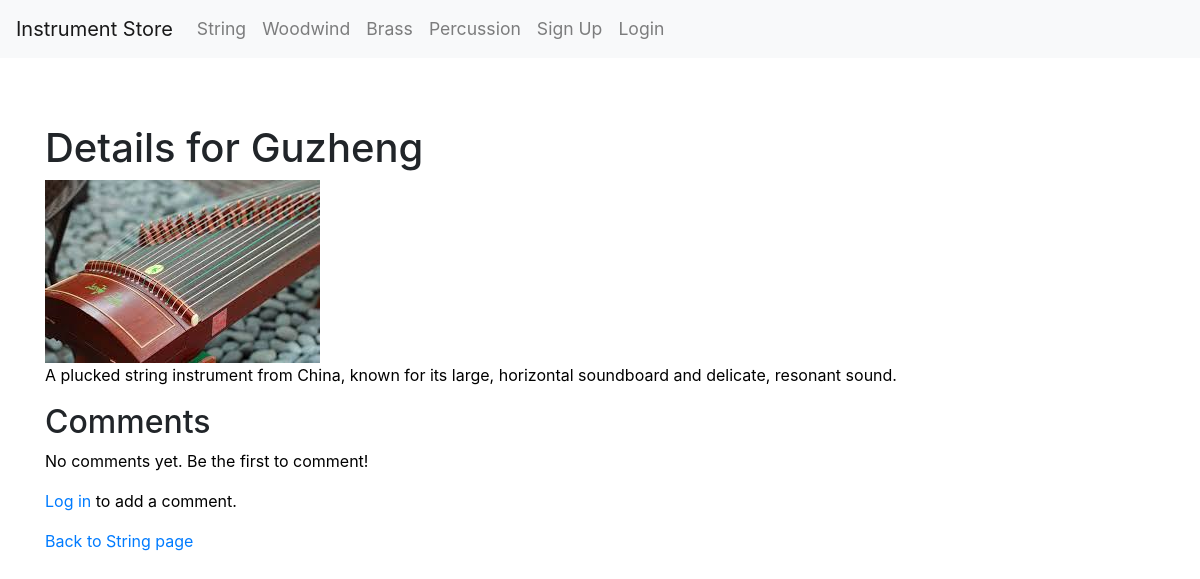
The app's page /instrument/17, older data.
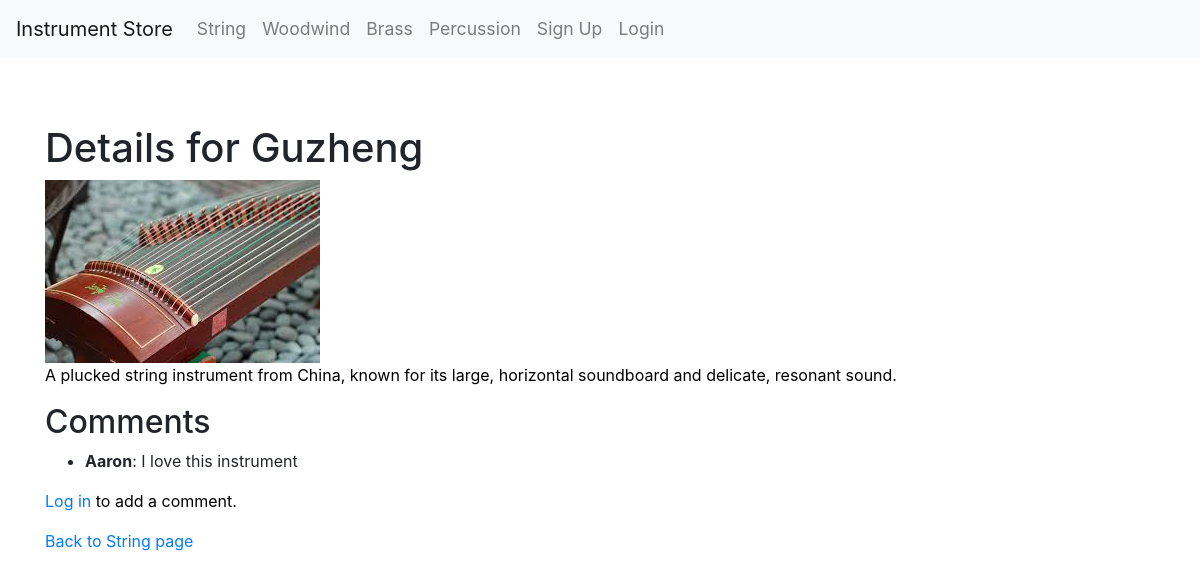
The same page, newer data.
### tables this page shows
CREATE TABLE Instrument (id INTEGER PRIMARY KEY, name TEXT, familyid INTEGER REFERENCES InstrumentFamily (id), description TEXT, image TEXT);

CREATE TABLE Comments (id INTEGER PRIMARY KEY, instrument_id INTEGER REFERENCES Instrument (id), user_id INTEGER REFERENCES Users (id), unchecked_comment TEXT, checked_comment TEXT);

CREATE TABLE Users (id INTEGER PRIMARY KEY AUTOINCREMENT, username TEXT, password TEXT);

### routes.py (the view)
@app.route('/instrument/<int:instrument_id>')
def instrument_details(instrument_id):
    instrument_query = "SELECT * FROM Instrument WHERE id = ?"
    instrument = sql_queries(instrument_query, (instrument_id,), 'fetchone')
    comments_query = """
    SELECT Comments.id, Comments.unchecked_comment, Comments.checked_comment, Users.username, Comments.user_id
    FROM Comments
    JOIN Users ON Comments.user_id = Users.id
    WHERE Comments.instrument_id = ?
    """
    comments = sql_queries(comments_query, (instrument_id,), 'fetchall')
    return render_template('instrument.html', instrument=instrument, comments=comments)

### routes.py (called while the page is built)
def sql_queries(query, params, option):
    connection = sqlite3.connect('instruments.db')
    cursor = connection.cursor()
    cursor.execute(query, params)
    if option == 'fetchone':
        result = cursor.fetchone()
        connection.close()
        return result
    elif option == 'fetchall':
        result = cursor.fetchall()
        connection.close()
        return result
    elif option == 'commit':
        connection.commit()
        connection.close()

### templates/instrument.html (shortened to what this page needs)
{% extends 'layout.html' %}
{% block content %}
  <div id="content">
    <h1>Details for {{ instrument[1] }}</h1>
    <img src="{{ instrument[4] }}" alt="Image of {{ instrument[1] }}">
    <p>{{ instrument[3] }}</p>
    <h2>Comments</h2>
    {% if comments %}
    <ul>
      {% for comment in comments %}
        <li>
          <strong>{{ comment[3] }}</strong>: {{ comment[2] }}
        </li>
      {% endfor %}
    </ul>
    {% else %}
      <p>No comments yet. Be the first to comment!</p>
    {% endif %}
    {% if session.get('user_id') %}
      <a href="{{ url_for('add_comment', instrument_id=instrument[0]) }}" class="btn btn-primary">Add Comment</a>
    {% else %}
      <p><a href="{{ url_for('login') }}">Log in</a> to add a comment.</p>
    {% endif %}
    <p><a href="{{ url_for('string') }}">Back to String page</a></p>
  </div>
{% endblock %}

### templates/layout.html (shortened to what this page needs)
<!DOCTYPE html>
<html>
<extnd style.css
    <head>
        <link rel="stylesheet" href="https://stackpath.bootstrapcdn.com/bootstrap/4.3.1/css/bootstrap.min.css">
        <link rel="stylesheet" href="static/style.css">
        <nav>{%include "nav.html"%}</nav>
    </head>
    <body>
        <div class="container mt-4">
            {%block content%}
            {%endblock%}
        </div>
        </body>
    </body>
</html>

### templates/nav.html
<nav class="navbar navbar-expand-lg navbar-light bg-light fixed-top">
  <a class="navbar-brand" href="/string">Instrument Store</a>
    <div class="collapse navbar-collapse" id="navbarNav">
      <ul class="navbar-nav">
        <li class="nav-item"><a class="nav-link" href="/string">String</a></li>
        <li class="nav-item"><a class="nav-link" href="/woodwind">Woodwind</a></li>
        <li class="nav-item"><a class="nav-link" href="/brass">Brass</a></li>
        <li class="nav-item"><a class="nav-link" href="/percussion">Percussion</a></li>
        {% if session.get('user_id') %}
          <li class="nav-item"><a class="nav-link" href="/logout">Logout</a></li>
        {% else %}
          <li class="nav-item"><a class="nav-link" href="/signup">Sign Up</a></li>
          <li class="nav-item"><a class="nav-link" href="/login">Login</a></li>
        {% endif %}
      </ul>
    </div>
<link rel="stylesheet" href="style.css">

### static/style.css (style rules this page uses)
body { padding-top: 50px; text-align: left; }
h1 { padding-top: 50px; }
.navbar { margin-bottom: 20px; }
.nav-item .nav-link { font-size: 1.1em; color: #555; }
p { color:rgb(0, 0, 0); }

Row changes from the older to the newer data that the page shows:
added Comments: username "Aaron", checked_comment "I love this instrument"
Text that changed along with them:
text no longer shown: "No comments yet. Be the first to comment!"
